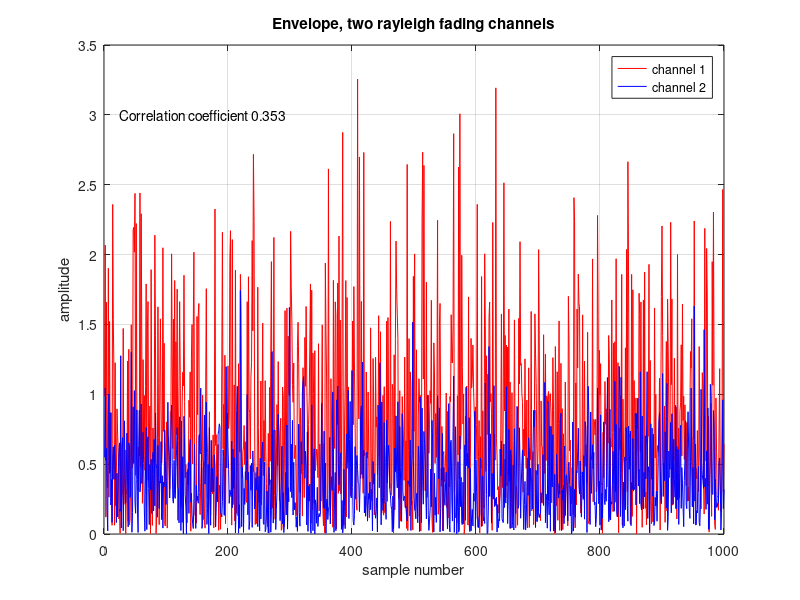
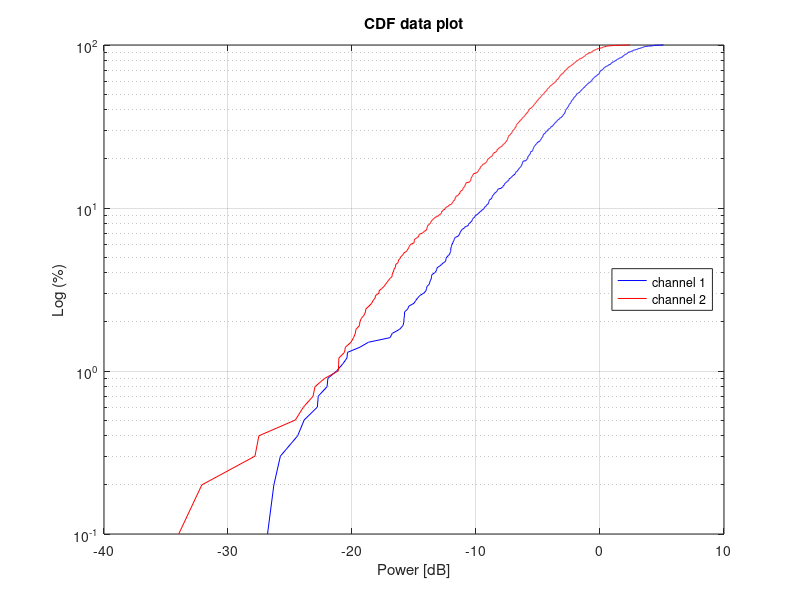
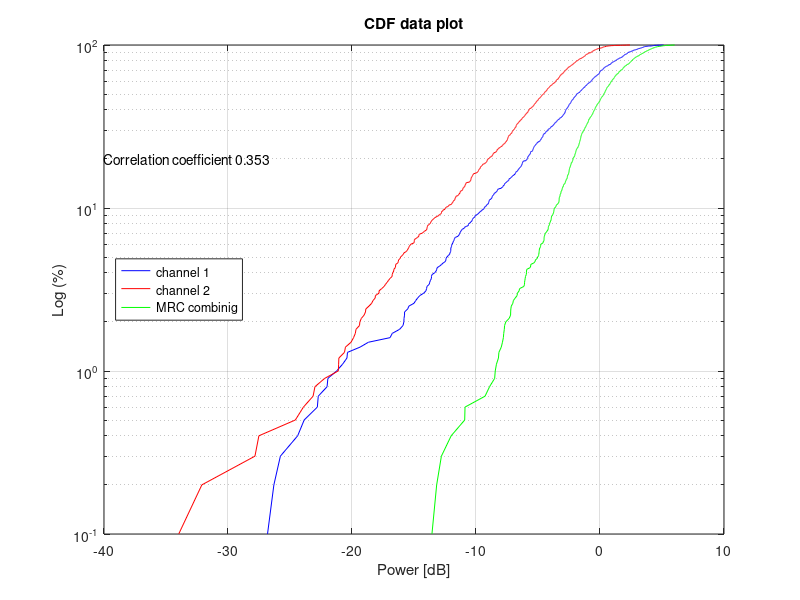

Write MATLAB code to recreate these figures, in order.
% MM2 excercise 2 a,b
clear all
close all

% excercise 1.2 a
N = 1000;
% correlated channels             
p = 0.4              % correlation coeffiecient

x = randn(1,N);     % random channel 1 (in-phase part)
y = randn(1,N);     % random channel 2 (in-phase part)
x1 = rand(1,N);     % random channel 1 (quadrature)
y1 = rand(1,N);     % random channel 2 (quadrature)

% channel 2, with correlation p to channel 1
for i = 1:N
    a(i) = (sqrt(1-p^2))*y(i)+p*x(i);    % correlated channel 2(in-phase part)
    a1(i) = (sqrt(1-p^2))*y1(i)+p*x1(i); % correlated channel 2(quadrature)
end

ch1 = x .* exp(-j*x1);
ch2 = 0.5*a .* exp(-j*a1);



% check correlation coefficient, can use both functions for same result,
% corrcoeff best for matrix coefficient
check_correlation = (corr((ch1'),(ch2')))          
abs(corrcoef(ch1,ch2))

corr_value = char(sprintf('Correlation coefficient %.3f',check_correlation));

figure()  % envelope of channels
plot(abs(ch1),'color','r'); hold on; grid on;
plot(abs(ch2),'color','b');
text(25,3,corr_value);
title('Envelope, two rayleigh fading channels');
xlabel('sample number');
ylabel('amplitude');
legend('channel 1','channel 2')


% Make the CDF plot of the two channels
u_db = 10*log10(abs(ch1));    % convert to dB
v_db = 10*log10(abs(ch2));
H1 = sort(u_db);            % sort for CDF
H2 = sort(v_db);

figure()
Percent_Axis = linspace (0 ,100 , N);
semilogy(H1,Percent_Axis,'b'); hold on; grid on;
semilogy(H2,Percent_Axis,'r');
xlabel('Power [dB]')
ylabel('Log (%)')
title('CDF data plot')
legend('channel 1','channel 2','Location','East')


% excercise 1.2 b

%H = [u(1,1), v(1,1)];

% Maximum Ratio Combining
% Summing the power of the two signals, we assume a constant noise floor,
% so the noise can and is placed outside the sum.
% we are summing powers because the weights are  r*/N , and since N are the
% same for both signals, we end up summing the power of H1 and H2.
Max_ratio = (abs(ch1))+(abs(ch2));
Max_ratio_dB = 10*log10(Max_ratio);
Max_ratio_CDF = sort(Max_ratio_dB);


figure()
Percent_Axis = linspace (0 ,100 , N);
semilogy(H1,Percent_Axis,'b'); hold on; grid on;
semilogy(H2,Percent_Axis,'r');
semilogy(Max_ratio_CDF,Percent_Axis,'g');
text(-40,20,corr_value);
xlabel('Power [dB]')
ylabel('Log (%)')
title('CDF data plot')
legend('channel 1','channel 2','MRC combinig','Location','West')
